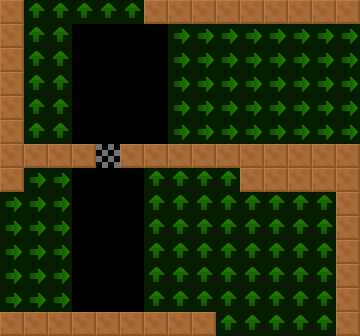

Rendered tile map (Tiled .tmx) drawn with the repository's tilesets; below, a short description and the map source with its tile grids summarised:
An orthogonal 15x14 tile map with 24x24 px tiles, 2 tile layers (col, lnk), 2 tilesets and 1 object (VineLadderUp).

<map version="1.4" tiledversion="1.4.2" orientation="orthogonal" renderorder="right-down" width="15" height="14" tilewidth="24" tileheight="24" infinite="0" nextlayerid="4" nextobjectid="8">
 <tileset firstgid="6" source="../../lnk.tsx" />
 <tileset firstgid="1" source="../../col.tsx" />
 <layer id="1" name="col" width="15" height="14">
  <data>[210 cells, 51 non-empty, 2 distinct tile ids]</data>
 </layer>
 <layer id="2" name="lnk" width="15" height="14" opacity="0.5">
  <data>[210 cells, 121 non-empty, 2 distinct tile ids]</data>
 </layer>
 <objectgroup id="3" name="markers" opacity="0.5">
  <object id="1" name="VineLadderUp" type="VineLadderUp" x="96" y="288" width="24" height="24">
   <properties>
    <property name="yr" value="0" />
    <property name="xr" value="0" />
   </properties>
  </object>
 </objectgroup>
</map>
